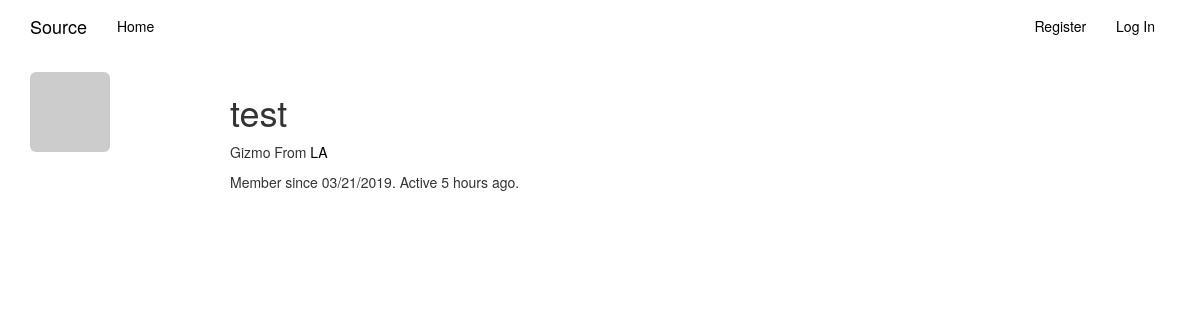
/usr/test, run on an earlier commit of the app's database.
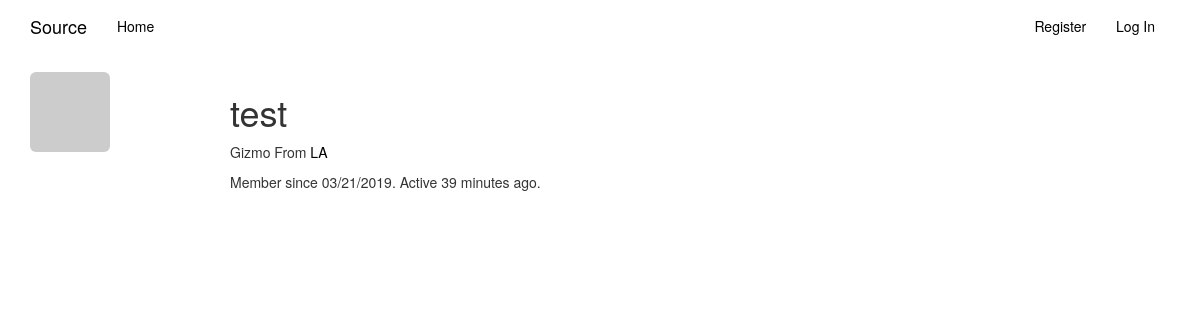
And on a later commit of the database.
### app/models.py (models this page shows, shortened)
class User(UserMixin, db.Model):
    __tablename__ = 'users'
    id = db.Column(db.Integer, primary_key=True)
    username = db.Column(db.String(64), unique=True, index=True)
    role_id = db.Column(db.Integer, db.ForeignKey('roles.id'))
    email = db.Column(db.String(64), unique=True, index=True)
    password_hash = db.Column(db.String(128))
    confirmed = db.Column(db.Boolean, default=False)
    about_me = db.Column(db.Text())
    full_name = db.Column(db.String(64))
    location = db.Column(db.String(64))
    member_since = db.Column(db.DateTime(), default=datetime.utcnow)
    last_seen = db.Column(db.DateTime(), default=datetime.utcnow)
    avatar_hash = db.Column(db.String(32))
    posts = db.relationship('Post', backref='author', lazy='dynamic')
    @property
    def password(self):
        raise AttributeError('Password is the top secret!')
    def gravatar_hash(self):
        return hashlib.md5(self.email.lower().encode('utf-8')).hexdigest()
    def gravatar(self, size=100, default='identicon', rating='g'):
        if request.is_secure:
            url = 'https://secure.gravatar.com/avatar'
        else:
            url = 'http://www.gravatar.com/avatar'
        hash = self.avatar_hash or self.gravatar_hash()
        return '{url}/{hash}?s={size}&d={default}&r={rating}'.format(
            url=url, hash=hash, size=size, default=default, rating=rating)

### app/main/views.py (the view)
@main.route('/usr/<username>')
def user(username):
    user = User.query.filter_by(username=username).first_or_404()
    return render_template('user.html', user=user)

### app/auth/views.py (called while the page is built)
@auth.before_app_request
def before_request():
    if current_user.is_authenticated:
        current_user.ping()
        if not current_user.confirmed\
            and request.endpoint\
            and request.blueprint != 'auth'\
            and request.endpoint != 'static':
                return redirect(url_for('auth.unconfirmed'))

### app/templates/user.html (shortened to what this page needs)
{% extends "base.html" %}
{% block content %}
    <div class="container">
        <img class="img-rounded profile-thumbnail" src="{{ user.gravatar(size=128) }}">
        <div class="profile-header">
            <h1>{{ user.username }}</h1>
            <p>
                {% if user.full_name %}{{ user.full_name }}{% endif %}
                {% if user.location %}
                    From <a href="http://maps.google.com/?q={{ user.location }}">
                        {{ user.location }}
                    </a>
                {% endif %}
            </p>
            <p>
                Member since {{ moment(user.member_since).format('L')}}.
                Active {{ moment(user.last_seen).fromNow() }}.
            </p>
        </div>
    </div>
{% endblock %}

What changed in the data, as far as the page shows it:
changed User "test": last_seen "5 hours ago" → "39 minutes ago"
